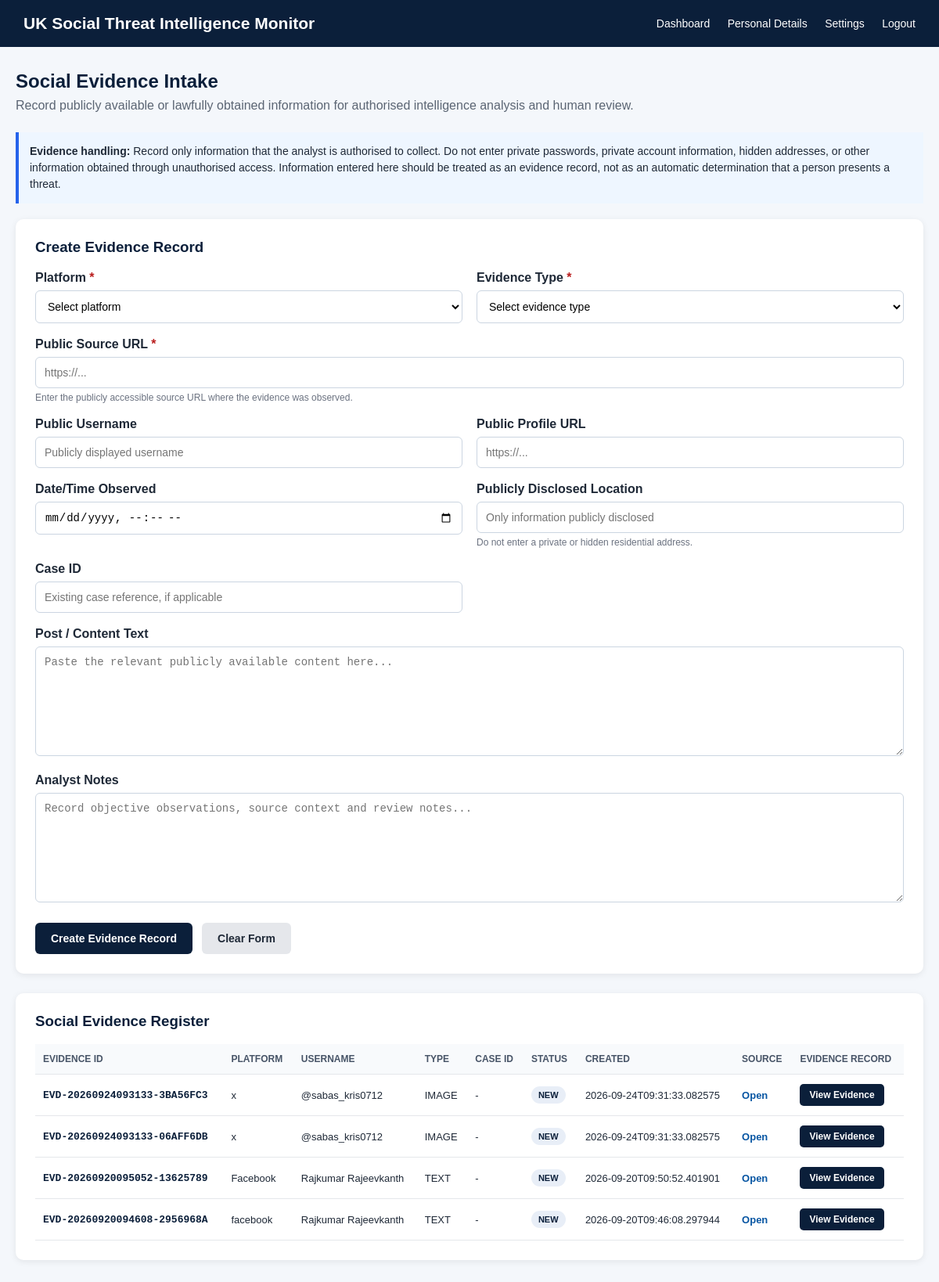
Page /social-evidence (signed in) on the committed database.
### tables this page shows
CREATE TABLE social_evidence (
            id INTEGER PRIMARY KEY AUTOINCREMENT,
            evidence_id TEXT NOT NULL UNIQUE,
            platform TEXT NOT NULL,
            source_url TEXT,
            public_username TEXT,
            public_profile_url TEXT,
            post_text TEXT,
            public_location TEXT,
            observed_at TEXT,
            evidence_type TEXT NOT NULL,
            original_filename TEXT,
            sha256_hash TEXT,
            case_id INTEGER,
            submitted_by TEXT,
            status TEXT NOT NULL DEFAULT 'NEW',
            analyst_notes TEXT,
            created_at TEXT NOT NULL
        , stored_filename TEXT, stored_path TEXT, content_type TEXT, file_size INTEGER, extracted_location TEXT, media_metadata TEXT, face_detection_summary TEXT, deleted_at TEXT, deleted_by TEXT);

### app/main.py (the view)
@app.get("/social-evidence")
def social_evidence_page(request: Request):
    user = get_current_user(request)
    if not user:
        return RedirectResponse(
            url="/login",
            status_code=303
        )
    if user["role"] not in ["ADMIN", "SENIOR_ANALYST", "ANALYST"]:
        raise HTTPException(
            status_code=403,
            detail="You do not have permission to access Social Evidence."
        )
    return templates.TemplateResponse(
        "social_evidence.html",
        {
            "request": request,
            "user": user,
            "evidence_records": get_all_social_evidence(),
        },
    )

### templates/social_evidence.html (shortened to what this page needs)
<!DOCTYPE html>
<html lang="en">
<head>
</head>
<body>
<div class="topbar">
    <h1>UK Social Threat Intelligence Monitor</h1>
    <div>
        <a href="/dashboard">Dashboard</a>
        <a href="/profile">Personal Details</a>
        <a href="/settings">Settings</a>
        <a href="/logout">Logout</a>
    </div>
</div>
<div class="container">
    <div class="page-title">
        <h2>Social Evidence Intake</h2>
        <p>
            Record publicly available or lawfully obtained information
            for authorised intelligence analysis and human review.
        </p>
    </div>
    <div class="notice">
        <strong>Evidence handling:</strong>
        Record only information that the analyst is authorised to collect.
        Do not enter private passwords, private account information,
        hidden addresses, or other information obtained through unauthorised access.
        Information entered here should be treated as an evidence record,
        not as an automatic determination that a person presents a threat.
    </div>
    <div class="card">
        <h3>Create Evidence Record</h3>
        <form method="post" action="/social-evidence">
            <div class="form-grid">
                <div>
                    <label for="platform">
                        Platform <span class="required">*</span>
                    </label>
                    <select id="platform" name="platform" required>
                        <option value="">Select platform</option>
                    </select>
                </div>
                <div>
                    <label for="evidence_type">
                        Evidence Type <span class="required">*</span>
                    </label>
                    <select id="evidence_type" name="evidence_type" required>
                        <option value="">Select evidence type</option>
                    </select>
                </div>
                <div class="full-width">
                    <label for="source_url">
                        Public Source URL <span class="required">*</span>
                    </label>
                    <input
                        type="url"
                        id="source_url"
                        name="source_url"
                        placeholder="https://..."
                        required
                    >
                    <div class="help">
                        Enter the publicly accessible source URL where the
                        evidence was observed.
                    </div>
                </div>
                <div>
                    <label for="public_username">
                        Public Username
                    </label>
                    <input
                        type="text"
                        id="public_username"
                        name="public_username"
                        placeholder="Publicly displayed username"
                    >
                </div>
                <div>
                    <label for="public_profile_url">
                        Public Profile URL
                    </label>
                    <input
                        type="url"
                        id="public_profile_url"
                        name="public_profile_url"
                        placeholder="https://..."
                    >
                </div>
                <div>
                    <label for="observed_at">
                        Date/Time Observed
                    </label>
                    <input
                        type="datetime-local"
                        id="observed_at"
                        name="observed_at"
                    >
                </div>
                <div>
                    <label for="public_location">
                        Publicly Disclosed Location
                    </label>
                    <input
                        type="text"
                        id="public_location"
                        name="public_location"
                        placeholder="Only information publicly disclosed"
                    >
                    <div class="help">
                        Do not enter a private or hidden residential address.
                    </div>
                </div>
                <div>
                    <label for="case_id">
                        Case ID
                    </label>
                    <input
                        type="text"
                        id="case_id"
                        name="case_id"
                        placeholder="Existing case reference, if applicable"
                    >
                </div>
                <div class="full-width">
                    <label for="post_text">
                        Post / Content Text
                    </label>
                    <textarea
                        id="post_text"
                        name="post_text"
                        placeholder="Paste the relevant publicly available content here..."
                    ></textarea>
                </div>
                <div class="full-width">
                    <label for="analyst_notes">
                        Analyst Notes
                    </label>
                    <textarea
                        id="analyst_notes"
                        name="analyst_notes"
                        placeholder="Record objective observations, source context and review notes..."
                    ></textarea>
                </div>
            </div>
            <div class="button-row">
                <button type="submit" class="primary">
                    Create Evidence Record
                </button>
                <button type="reset" class="secondary">
                    Clear Form
                </button>
            </div>
        </form>
    </div>
    <div class="card">
        <h3>Social Evidence Register</h3>
        <div class="table-wrapper">
            {% if evidence_records %}
            <table class="evidence-table">
                <thead>
                    <tr>
                        <th>Evidence ID</th>
                        <th>Platform</th>
                        <th>Username</th>
                        <th>Type</th>
                        <th>Case ID</th>
                        <th>Status</th>
                        <th>Created</th>
                        <th>Source</th>
                        <th>Evidence Record</th>
                    </tr>
                </thead>
                <tbody>
                    {% for evidence in evidence_records %}
                    <tr>
                        <td class="evidence-id">
                            {{ evidence["evidence_id"] }}
                        </td>
                        <td>
                            {{ evidence["platform"] or "-" }}
                        </td>
                        <td>
                            {{ evidence["public_username"] or "-" }}
                        </td>
                        <td>
                            {{ evidence["evidence_type"] or "-" }}
                        </td>
                        <td>
                            {{ evidence["case_id"] or "-" }}
                        </td>
                        <td>
                            <span class="status">
                                {{ evidence["status"] or "NEW" }}
                            </span>
                        </td>
                        <td>
                            {{ evidence["created_at"] or "-" }}
                        </td>
                        <td>
                            {% if evidence["source_url"] %}
                            <a
                                href="{{ evidence['source_url'] }}"
                                target="_blank"
                                rel="noopener noreferrer"
                                class="source-link"
                            >
                                Open
                            </a>
                            {% else %}
                            -
                            {% endif %}
                        </td>
                        <td>
                            <a
                                href="/social-evidence/{{ evidence['evidence_id'] }}"
                                class="view-btn"
                            >
                                View Evidence
                            </a>
                        </td>
                    </tr>
                    {% endfor %}
                </tbody>
            </table>
            {% else %}
            <div class="empty-records">
                No social evidence records have been created yet.
            </div>
            {% endif %}
        </div>
    </div>
</div>
</body>
</html>

### templates/social_evidence.html (style rules this page uses)
* { box-sizing: border-box; }
body { margin: 0; font-family: Arial, Helvetica, sans-serif; background: #f4f7fb; color: #1f2937; }
.topbar { background: #0b1f3a; color: white; padding: 18px 30px; display: flex; justify-content: space-between; align-items: center; }
.topbar h1 { margin: 0; font-size: 21px; }
.topbar a { color: white; text-decoration: none; margin-left: 18px; font-size: 14px; }
.container { max-width: 1200px; margin: 30px auto; padding: 0 20px; }
.page-title { margin-bottom: 25px; }
.page-title h2 { margin-bottom: 8px; color: #0b1f3a; }
.page-title p { color: #5b6573; margin-top: 0; }
.card { background: white; border-radius: 10px; padding: 25px; margin-bottom: 25px; box-shadow: 0 2px 8px rgba(0, 0, 0, 0.08); }
.card h3 { margin-top: 0; color: #0b1f3a; }
.form-grid { display: grid; grid-template-columns: 1fr 1fr; gap: 18px; }
.full-width { grid-column: 1 / -1; }
label { display: block; font-weight: 600; margin-bottom: 7px; }
input, select, textarea { width: 100%; padding: 11px; border: 1px solid #cbd5e1; border-radius: 6px; font-size: 14px; background: white; }
textarea { min-height: 140px; resize: vertical; }
.help { font-size: 12px; color: #6b7280; margin-top: 5px; }
.button-row { margin-top: 22px; display: flex; gap: 12px; }
button { border: none; border-radius: 6px; padding: 12px 20px; font-size: 14px; font-weight: 600; cursor: pointer; }
.primary { background: #0b1f3a; color: white; }
.secondary { background: #e5e7eb; color: #1f2937; }
.notice { background: #eef6ff; border-left: 4px solid #2563eb; padding: 14px; margin-bottom: 20px; font-size: 14px; line-height: 1.5; }
.required { color: #b91c1c; }
.table-wrapper { overflow-x: auto; }
.evidence-table { width: 100%; border-collapse: collapse; min-width: 950px; }
.evidence-table th, .evidence-table td { padding: 12px 10px; border-bottom: 1px solid #e5e7eb; text-align: left; vertical-align: middle; font-size: 13px; }
.evidence-table th { background: #f8fafc; color: #475467; font-size: 12px; text-transform: uppercase; }
.evidence-id { font-family: Consolas, monospace; font-size: 12px; font-weight: bold; color: #0b1f3a; }
.status { display: inline-block; padding: 5px 9px; border-radius: 14px; background: #e8eef7; color: #0b1f3a; font-size: 11px; font-weight: bold; }
.source-link { color: #0756a3; text-decoration: none; font-weight: 600; }
.view-btn { display: inline-block; background: #0b1f3a; color: white; padding: 7px 12px; border-radius: 5px; text-decoration: none; font-size: 12px; font-weight: bold; white-space: nowrap; }

### rows in the picture
social_evidence: evidence_id "EVD-20260924093133-3BA56FC3", platform "x", public_username "@sabas_kris0712", evidence_type "IMAGE", evidence "-", status "NEW", created_at "2026-09-24T09:31:33.082575"
social_evidence: evidence_id "EVD-20260924093133-06AFF6DB", platform "x", public_username "@sabas_kris0712", evidence_type "IMAGE", evidence "-", status "NEW", created_at "2026-09-24T09:31:33.082575"
social_evidence: evidence_id "EVD-20260920095052-13625789", platform "Facebook", public_username "Rajkumar Rajeevkanth", evidence_type "TEXT", evidence "-", status "NEW", created_at "2026-09-20T09:50:52.401901"
social_evidence: evidence_id "EVD-20260920094608-2956968A", platform "facebook", public_username "Rajkumar Rajeevkanth", evidence_type "TEXT", evidence "-", status "NEW", created_at "2026-09-20T09:46:08.297944"
